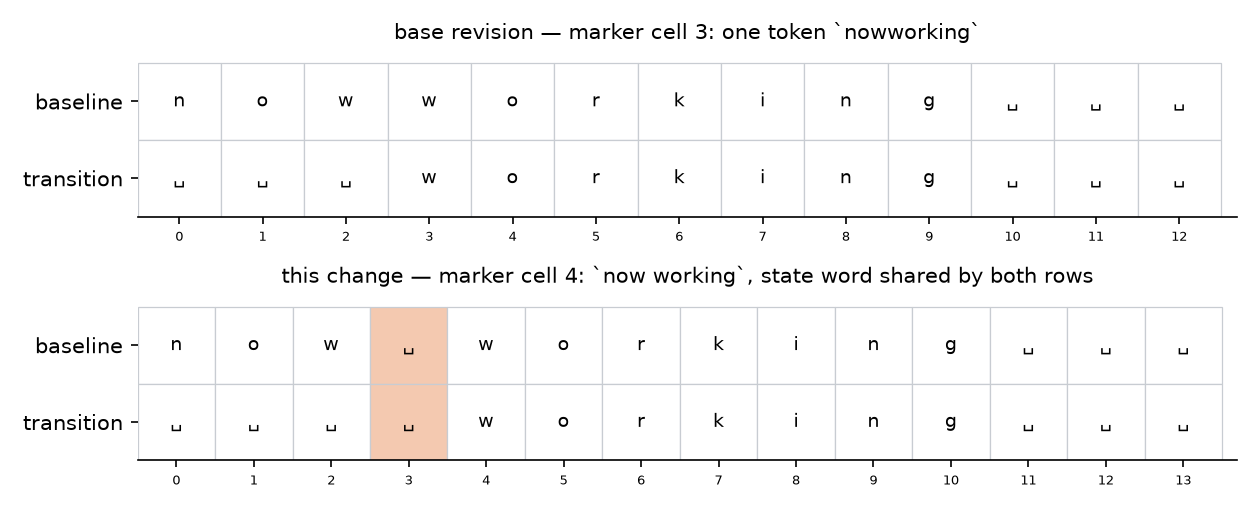

The Python source for this figure:
"""Draw the baseline marker cell's token boundary against the transition's.

The row holds one marker cell ahead of the state word on every row, blank on a
transition. The figure draws the state region as a character grid on each side
as a pair of rows: a baseline row and a transition row. With the marker cell
sized to the word alone the marker and the state run together as one token;
with the cell one column wider the marker stands as its own word and the state
still begins on the same column for both row kinds.
"""

from __future__ import annotations

import sys
from pathlib import Path

import matplotlib

matplotlib.use("Agg")
import matplotlib.pyplot as plt  # noqa: E402
from matplotlib.patches import Rectangle  # noqa: E402

sys.path.insert(0, str(Path(__file__).resolve().parents[3]))

from reckon.crew import ticker as ticker_module  # noqa: E402

WORD = ticker_module.BASELINE_MARKER
STATE = "working"
BASE_CELL = len(WORD)               # base: the word alone
HEAD_CELL = ticker_module.MARKER    # head: the word and its separator


def region(cell_width: int, marker: str) -> list[str]:
    """The marker cell and the state word as characters, cell padding included."""
    return list(f"{marker:<{cell_width}}" + f"{STATE:<{ticker_module.STATE}}")


def draw(ax, rows, title, sep_col) -> None:
    width = len(rows[0][1])
    for y, (label, chars) in enumerate(rows):
        for x, ch in enumerate(chars):
            face = "#f4c9b0" if sep_col is not None and x == sep_col else "white"
            ax.add_patch(Rectangle((x, -y), 1, 1, facecolor=face,
                                   edgecolor="#c8ccd2", lw=0.6))
            ax.text(x + 0.5, -y + 0.5, ch if ch.strip() else "␣",
                    ha="center", va="center", fontsize=9)
    ax.set_xlim(0, width + 0.2)
    ax.set_ylim(-len(rows) + 1, 1.15)
    ax.set_yticks([-y + 0.5 for y in range(len(rows))])
    ax.set_yticklabels([label for label, _ in rows])
    ax.set_xticks([x + 0.5 for x in range(width)])
    ax.set_xticklabels([str(x) for x in range(width)], fontsize=6)
    ax.set_title(title, fontsize=10)
    for spine in ("top", "right", "left"):
        ax.spines[spine].set_visible(False)


def main() -> None:
    base = [("baseline", region(BASE_CELL, WORD)),
            ("transition", region(BASE_CELL, ""))]
    head = [("baseline", region(HEAD_CELL, WORD)),
            ("transition", region(HEAD_CELL, ""))]
    fig, axes = plt.subplots(2, 1, figsize=(8.4, 3.4))
    draw(axes[0], base, "base revision — marker cell 3: one token `nowworking`", None)
    draw(axes[1], head, "this change — marker cell 4: `now working`, state word shared by both rows", HEAD_CELL - 1)
    fig.tight_layout()
    out = Path(__file__).with_name("baseline_marker_separator.png")
    fig.savefig(out, dpi=150)
    print(out)


if __name__ == "__main__":
    main()
